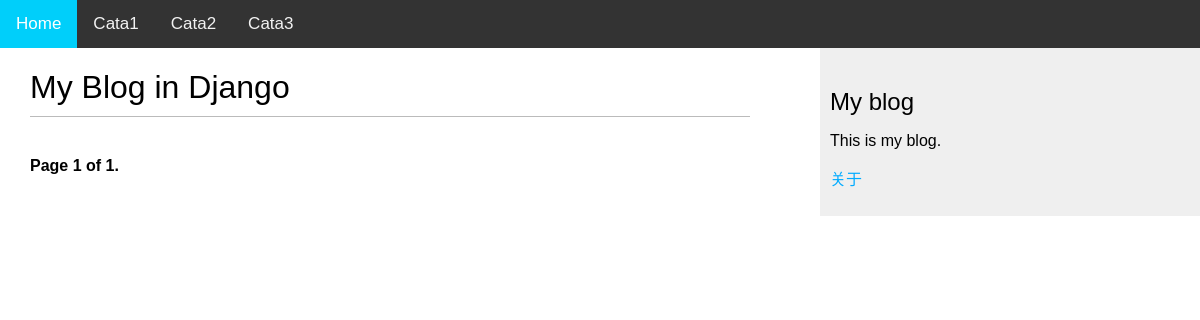
/blog/, run on an earlier commit of the app's database.
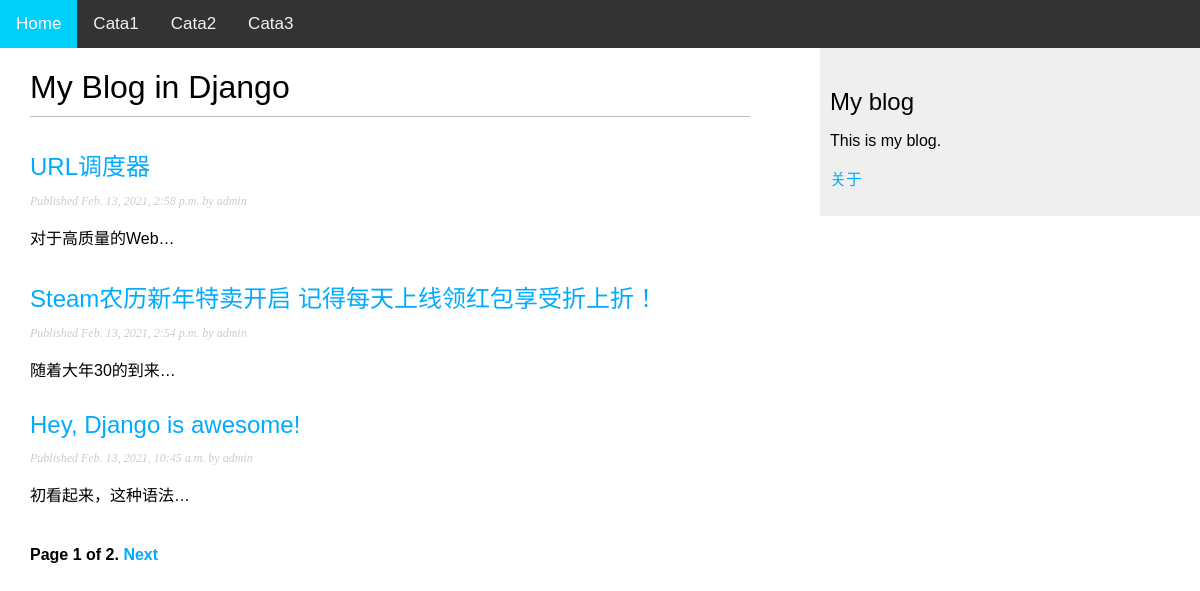
And on a later commit of the database.
### blog/models.py (models this page shows, shortened)
class Post(models.Model):
    STATUS_CHOICES = (
        ('draft', 'Draft'),
        ('published', 'Published'),
    )  # tuple元组，STATUS_CHOICES[0][0] = 'draft'
    title = models.CharField(max_length=250)
    slug = models.SlugField(max_length=250, unique_for_date='publish')
    author = models.ForeignKey(User, on_delete=models.CASCADE, related_name='blog_posts')
    body = models.TextField()
    publish = models.DateTimeField(default=timezone.now)
    created = models.DateTimeField(auto_now_add=True)
    updated = models.DateTimeField(auto_now=True)
    status = models.CharField(max_length=10,
                              choices=STATUS_CHOICES,
                              default='draft')
    objects = models.Manager()  # The default manager.
    published = PublishedManager()  # Our custom manager.
    class Meta:
        ordering = ('-publish',)
    def get_absolute_url(self):
        return reverse('blog:post_detail',
                       args=[self.publish.year,
                             self.publish.month,
                             self.publish.day,
                             self.slug])

### blog/views.py (the view)
# urls.py: path('',views.PostListView.as_view(),name='post_list'),
class PostListView(ListView):
    queryset = Post.published.all()
    context_object_name = 'posts'
    paginate_by = 3
    template_name = 'blog/post/list.html'

### blog/templates/blog/post/list.html (shortened to what this page needs)
{% extends "blog/base.html" %}
{% block content %}
<h1>My Blog in Django</h1>
{% for post in posts %}
<h2>
    <a href="{{ post.get_absolute_url }}">
        {{ post.title }}
    </a>
</h2>
<p class="date">
    Published {{ post.publish }} by {{ post.author }}
</p>
{{ post.body|truncatechars_html:10|linebreaks }}
{% endfor %}
{% include "pagination.html" with page=page_obj %}
{% endblock %}

### blog/templates/blog/base.html (shortened to what this page needs)
{% load static %}
<!DOCTYPE html>
<html>
<head>
    <link href="{% static 'css/blog.css' %}" rel="stylesheet">
</head>
<body>
<div class="topnav">
    <a class="active" href="{% url 'blog:post_list' %}">Home</a>
    <a href="{% url 'blog:post_list' %}">Cata1</a>
    <a href="{% url 'blog:post_list' %}">Cata2</a>
    <a href="{% url 'blog:post_list' %}">Cata3</a>
</div>
<div id="content">
    {% block content %}
    {% endblock %}
</div>
<div id="sidebar">
    <h2>My blog</h2>
    <p>This is my blog.</p>
    <p><a href="/about">关于</a></p>
</div>
</body>
</html>

### blog/templates/pagination.html (shortened to what this page needs)
<div class="pagination">
<span class="step-links">
<span class="current">
Page {{ page.number }} of {{ page.paginator.num_pages }}.
</span>
{% if page.has_next %}
<a href="?page={{ page.next_page_number }}">Next</a>
{% endif %}
</span>
</div>

### blog/static/css/blog.css (style rules this page uses)
body { margin: 0; padding: 0; font-family: helvetica, sans-serif; }
a { color: #00abff; text-decoration: none; }
h1 { font-weight: normal; border-bottom: 1px solid #bbb; padding: 0 0 10px 0; }
h2 { font-weight: normal; margin: 30px 0 0; }
#content { float: left; width: 60%; padding: 0 0 0 30px; }
#sidebar { float: right; width: 30%; padding: 10px; background: #efefef; height: 100%; }
p.date { color: #ccc; font-family: georgia, serif; font-size: 12px; font-style: italic; }
.pagination { margin: 40px 0; font-weight: bold; }
.topnav { background-color: #333; overflow: hidden; }
.topnav a { float: left; color: #f2f2f2; text-align: center; padding: 14px 16px; text-decoration: none; font-size: 17px; }
.topnav a.active { background-color: #00cffa; color: white; }

What changed in the data, as far as the page shows it:
added Post: title "URL调度器", publish "Feb. 13, 2021, 2:58 p.m.", author "admin", body "对于高质量的Web…"
added Post: title "Steam农历新年特卖开启 记得每天上线领红包享受折上折！", publish "Feb. 13, 2021, 2:54 p.m.", author "admin", body "随着大年30的到来…"
added Post: title "Hey, Django is awesome!", publish "Feb. 13, 2021, 10:45 a.m.", author "admin", body "初看起来，这种语法…"
Also different on the page:
{{ page.paginator.num_pages }}: "1" → "2"
text now shown: "Next"
